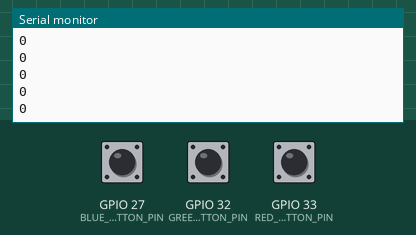
Recording of a sketch running on a simulated ESP32. Parts: the last lines printed to the serial monitor. Inputs (shaded band) come from the test bench; at power-on: GPIO 27 (BLUE_BUTTON_PIN) LOW, GPIO 32 (GREEN_BUTTON_PIN) LOW, GPIO 33 (RED_BUTTON_PIN) LOW. Nothing arrives over Bluetooth unless stated; a phone connects over Bluetooth LE 3 s after start.

Above: at 4.0 s.
4.1 s: GPIO 27 (BLUE_BUTTON_PIN) pulled HIGH for 0.15 s
At 4.11 s:
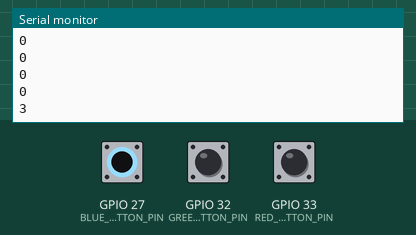
5.7 s: GPIO 32 (GREEN_BUTTON_PIN) pulled HIGH for 0.15 s
At 5.71 s:
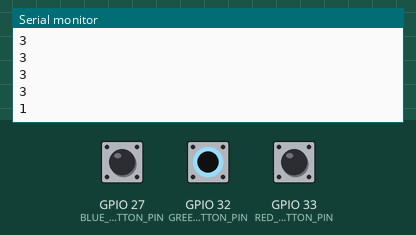
7.3 s: GPIO 33 (RED_BUTTON_PIN) pulled HIGH for 0.15 s
At 7.31 s:
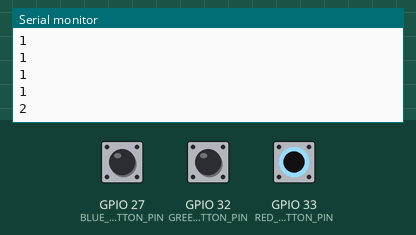
Timing chart, 0 to 10.3 s (numbered marks = the images above; inputs shaded):
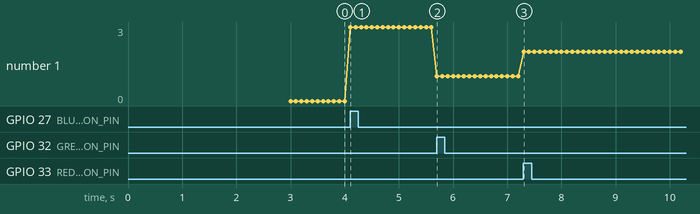

Measured:
- after the input at 4.1 s, the serial monitor: prints a new line at once (image 1)
- after the input at 5.7 s, the serial monitor: prints a new line at once (image 2)
- after the input at 7.3 s, the serial monitor: prints a new line at once (image 3)
- plotted number 1: 0 → 3 after the input at 4.1 s, 3 → 1 after the input at 5.7 s, 1 → 2 after the input at 7.3 s

The sketch:

BLEconnection.ino
```cpp
#include <BLEDevice.h>
#include <BLEServer.h>
#include <BLE2902.h>
#include <Ticker.h>//タイマー割り込み用

/*基本属性定義*/
#define DEVICE_NAME "ESP32" //デバイス名
#define SPI_SPEED 115200　//SPI通信速度
#define GREEN_BUTTON_PIN 32
#define RED_BUTTON_PIN 33
#define BLUE_BUTTON_PIN 27

/*UUID定義*/
#define SERVICE_UUID           "28b0883b-7ec3-4b46-8f64-8559ae036e4e"  // サービスのUUID
#define CHARACTERISTIC_UUID_TX "2049779d-88a9-403a-9c59-c7df79e1dd7c"

/*通信制御用*/
BLECharacteristic *pCharacteristicTX; //送信用キャラクタリスティック
bool deviceDisconnected = false; //デバイスの切断状態
bool deviceConnected = false; //デバイスの接続状態
int send_value = 0; //iOSに送る値

/*プッシュボタン*/
int buttonState = LOW; //状態
int lastButtonState = LOW; //直前の状態
unsigned long lastDebounceTime = 0; //直前の切り替え時刻
unsigned long debounceDelay = 50; //デバウンスタイム(mSec.)

/*タイマー制御用*/
Ticker ticker;
bool bReadyTicker = false;
const float iIntervalTime = 0.1; //計測間隔(1秒)

//接続・切断時コールバック
class funcServerCallbacks: public BLEServerCallbacks{
  void onConnect(BLEServer* pServer){
    Serial.println("Connected");
    deviceConnected = true;
    deviceDisconnected = false;
    }
  void onDisconnect(BLEServer* pServer){
    deviceConnected = false;
    deviceDisconnected = true;
    }
};

//タイマー割り込み関数
static void kickRoutine(){
  bReadyTicker = true; //割り込んでいいのかのフラグ、コールバック関数内でブロッキングI/O処理できないから
}

/*初期化処理*/
void doInitialize(){
  Serial.begin(115200);
  pinMode(GREEN_BUTTON_PIN, INPUT_PULLDOWN);
  pinMode(RED_BUTTON_PIN, INPUT_PULLDOWN);
  pinMode(BLUE_BUTTON_PIN, INPUT_PULLDOWN);
}

/*準備処理*/
void doPrepare(BLEService *pService){
  //Notify用のキャラクタリスティックを作成する
  pCharacteristicTX = pService->createCharacteristic(
    CHARACTERISTIC_UUID_TX,
    BLECharacteristic::PROPERTY_NOTIFY
    );
  pCharacteristicTX->addDescriptor(new BLE2902());
}

/*主処理ロジック*/
void doMainProcess(){
  //緑のボタンのステータスを読む
  char str[30];
  int green_state = digitalRead(GREEN_BUTTON_PIN);
  int red_state = digitalRead(RED_BUTTON_PIN);
  int blue_state = digitalRead(BLUE_BUTTON_PIN);
  if(green_state){
    send_value = 1;
  }
  if(red_state){
    send_value = 2;
  }
  if(blue_state){
    send_value = 3;
  }
  sprintf(str,"%d",send_value);
  Serial.println(str);
  pCharacteristicTX->setValue(str);
  pCharacteristicTX->notify();
}

void setup() {
  // 初期化処理を行ってBLEデバイスを初期化する
  doInitialize();
  BLEDevice::init(DEVICE_NAME);

  //Serverオブジェクトを作成してコールバックを設定する
  BLEServer *pServer = BLEDevice::createServer();
  pServer->setCallbacks(new funcServerCallbacks());

  //Serviceオブジェクトを作成して準備処理を実行する
  BLEService *pService = pServer->createService(SERVICE_UUID);
  doPrepare(pService);

  //サービスを開始して、SERVICE_UUIDでアドバタイジングを開始する
  pService->start();
  BLEAdvertising *pAdvertising = pServer->getAdvertising();
  pAdvertising->addServiceUUID(SERVICE_UUID);
  pAdvertising->start();
  //タイマー割り込みを開始する
  ticker.attach(iIntervalTime, kickRoutine);
  Serial.println("Waiting to connect...");
}

void loop() {
  // 接続が確立されていれば
  if(deviceConnected){
    //タイマー割り込みによって主処理を実行する
    if(bReadyTicker){
      doMainProcess();
      bReadyTicker = false;
    }
  }
  if(deviceDisconnected){
    ESP.restart();
    delay(10000);
  }
}
```
